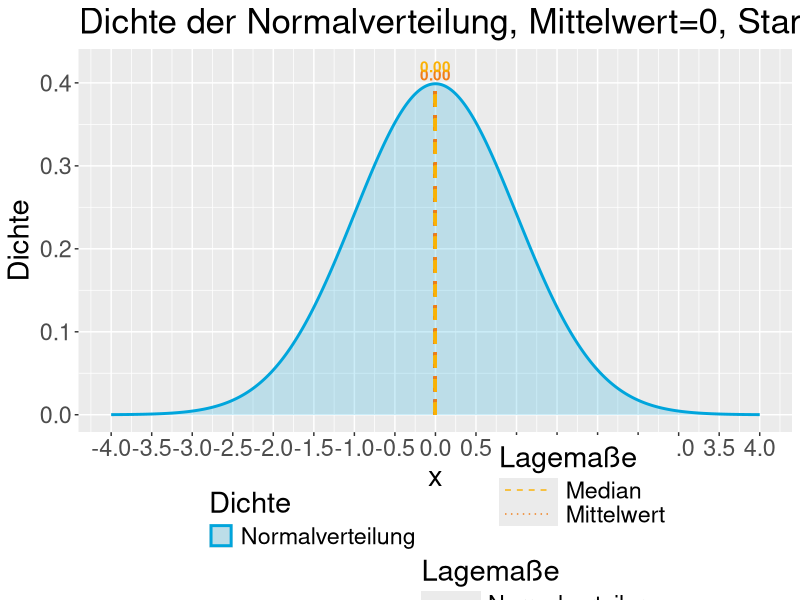

Source code (R):
library(tidyverse)
library(cowplot)

n <- 10^3
x <- seq(-4,4,length.out=n)
colors<- c(rgb(0,165,220,maxColorValue = 255), rgb(250,177,5, maxColorValue = 255), rgb(240,125,23,maxColorValue = 255)) 
graphic_tbl <- bind_rows(tibble(Name="Normalverteilung", Color=colors[1], Linetype=1, Size=1, Display="Normalverteilung", Type="Dichte"), 
                         tibble(Name=c("Median","Mittelwert"), Color=colors[2:3], Linetype=c(2,3), Size=c(1,1), Display=c("Median","Mittelwert"), Type="Information"))

y <- dnorm(x, mean=0, sd=1)
my_mean <- 0
my_median <- 0
df <- bind_cols(x=x,y=y,Type="Normalverteilung")


main <- ggplot(df, aes(x=x,y=y,color=Type,linetype=Type, size=Type)) +
  geom_area(fill=colors[1], alpha=0.2) +
  ggtitle("Dichte der Normalverteilung, Mittelwert=0, Standardabweichung=1") +
  geom_segment(aes(x=my_mean,xend=my_mean,y=0,yend=0.4, color="Mittelwert", size="Mittelwert",linetype="Mittelwert")) +
  annotate(geom="text", x=my_mean, y=0.41, label=sprintf("%.2f",my_mean),color=graphic_tbl[graphic_tbl$Name=="Mittelwert","Color"], fontface=2) +
  geom_segment(aes(x=my_median,xend=my_median,y=0,yend=0.4, color="Median", size="Median",linetype="Median")) +
  annotate(geom="text", x=my_median, y=0.42, label=sprintf("%.2f",my_median),color=graphic_tbl[graphic_tbl$Name=="Median","Color"], fontface=2) +
  scale_color_manual(breaks=graphic_tbl$Name, values=graphic_tbl$Color, labels=graphic_tbl$Display, name="Information") +
  scale_size_manual(breaks=graphic_tbl$Name, values=graphic_tbl$Size, labels=graphic_tbl$Display, name="Information") +
  scale_linetype_manual(breaks=graphic_tbl$Name, values=graphic_tbl$Linetype, labels=graphic_tbl$Display, name="Information") +
  scale_x_continuous(breaks=seq(-4,4,by=0.5)) +
  theme(legend.position = "none",text=element_text(size=21)) +
  xlab("x") +
  ylab("Dichte")

dichte_legend_gg <- df %>%
  ggplot(aes(x=x,y=y,color=Type,linetype=Type, size=Type)) +
  geom_area(fill=colors[1], alpha=0.2) +
  scale_color_manual(breaks=graphic_tbl$Name, values=graphic_tbl$Color, labels=graphic_tbl$Display, name="Dichte") +
  scale_size_manual(breaks=graphic_tbl$Name, values=graphic_tbl$Size, labels=graphic_tbl$Display, name="Dichte") +
  scale_linetype_manual(breaks=graphic_tbl$Name, values=graphic_tbl$Linetype, labels=graphic_tbl$Display, name="Dichte") +
  theme(legend.justification="right",legend.direction = "vertical", legend.box.just = "left",legend.box.margin = margin(-46, -20, 0, 0),text=element_text(size=21))
dichte_legend <- get_legend(dichte_legend_gg)

info_legend_gg <- df %>%
  ggplot(aes(x=x,y=y,color=Type,linetype=Type, size=Type)) +
  geom_segment(aes(x=my_median,xend=my_median,y=0,yend=1, color="Median", size="Median",linetype="Median")) +
  geom_segment(aes(x=my_mean,xend=my_mean,y=0,yend=1, color="Mittelwert", size="Mittelwert",linetype="Mittelwert")) +
  scale_color_manual(breaks=graphic_tbl$Name, values=graphic_tbl$Color, labels=graphic_tbl$Display, name="Lagemaße") +
  scale_size_manual(breaks=graphic_tbl$Name, values=graphic_tbl$Size, labels=graphic_tbl$Display, name="Lagemaße") +
  scale_linetype_manual(breaks=graphic_tbl$Name, values=graphic_tbl$Linetype, labels=graphic_tbl$Display, name="Lagemaße") +
  theme(legend.justification="left",legend.direction = "vertical", legend.box.just = "right",legend.box.margin = margin(-30, 0, 0, 20), legend.key.width=unit(1.5,"cm"),text=element_text(size=21))
info_legend <- get_legend(info_legend_gg)

full_plot <- plot_grid(main,
                       plot_grid(plotlist=list(dichte_legend,info_legend), nrow=1, axis="t"),
                       nrow=2,
                       rel_heights = c(10,2))
full_plot
